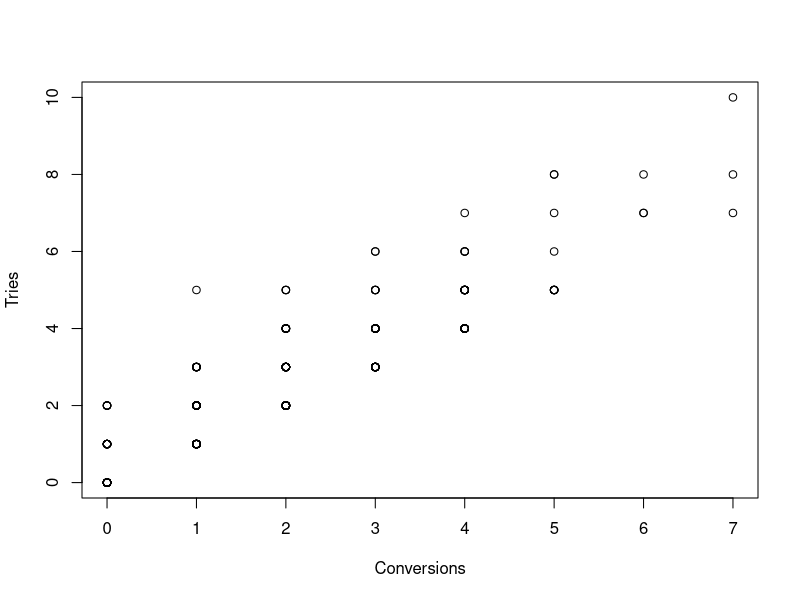

Reproduce this figure in R.
#### SET UP ####
setwd("C:/Users/tompo/OneDrive/Documents/Tom Potter/EMC 3")

Results1516 <- read.csv("Results_2015-16.csv")
Results1617 <- read.csv("Results_2016-17.csv")
Results1718 <- read.csv("Results_2017-18.csv")

Conversions <- c(Results1617$HomeConversions, Results1617$AwayConversions)
Tries <- c(Results1617$HomeTries, Results1617$AwayTries)

plot(Conversions, Tries)

print(mean(Conversions/Tries, na.rm = TRUE))
print(var(Conversions/Tries, na.rm = TRUE))

print(cor.test(Conversions, Tries))